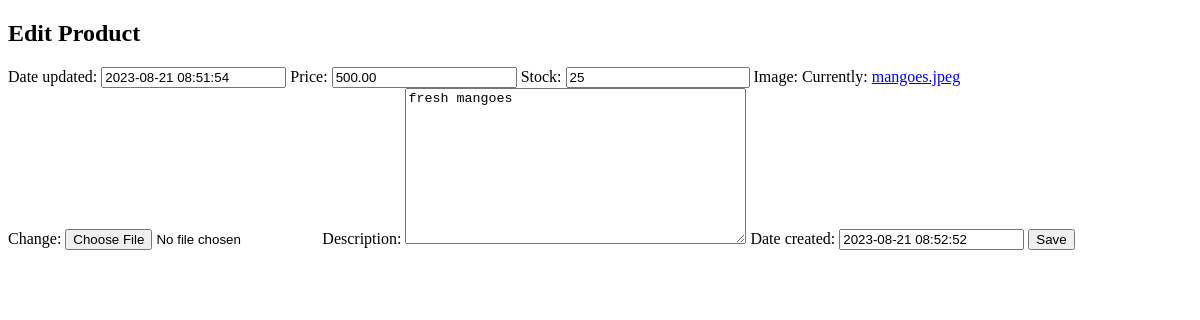
Before: /inventory/product/edit/8/ with the older database file.
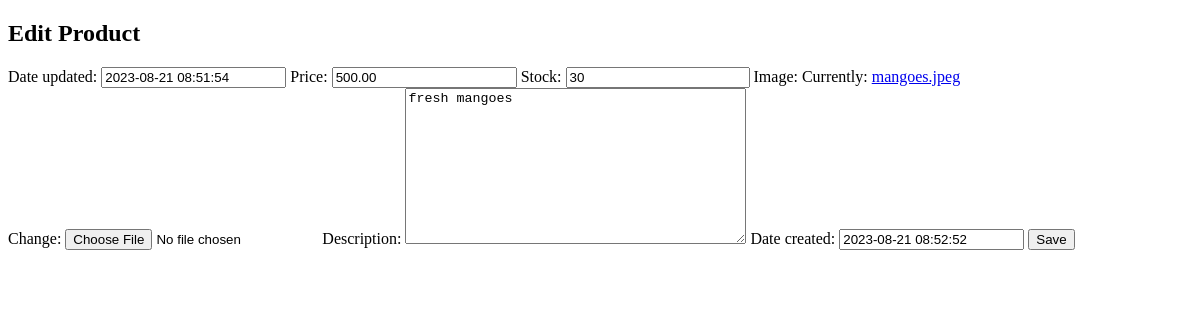
After: the same page with the newer database file.
### inventory/models.py (models this page shows)
class Product(models.Model):
    price=models.DecimalField(max_digits=8,decimal_places=2)
    stock=models.PositiveBigIntegerField()
    image=models.ImageField()
    description=models.TextField()
    date_created=models.DateTimeField()
    date_updated=models.DateTimeField(auto_created=True)

### inventory/views.py (the view)
# urls.py: path("product/edit/<int:id>/", product_update_view, name='product_update_view')
def product_update_view(request, id):
    product = Product.objects.get(id=id)
    if request.method == 'POST':
         form = ProductUploadForm(request.POST, instance=product)
         if form.is_valid():
            form.save()
            return redirect("product_detail", id=product.id)
    else:
            form = ProductUploadForm(instance=product)
            return render(request, "inventory/edit_product.html", {'form': form})

### inventory/forms.py
class ProductUploadForm(forms.ModelForm):
    class Meta:
        model = Product
        fields = '__all__'

### templates/inventory/edit_product.html (shortened to what this page needs)
<!DOCTYPE html>
<html lang="en">
<head>
</head>
<body>
    <h2>Edit Product</h2>
    <form method="POST" class="post-form">{% csrf_token %}
        {{ form.as_table }}
        <button type="submit" class="save btn btn-default">Save</button>
    </form>
</body>
</html>

Changed rows visible on the page:
changed Product "fresh mangoes": stock "25" → "30"
